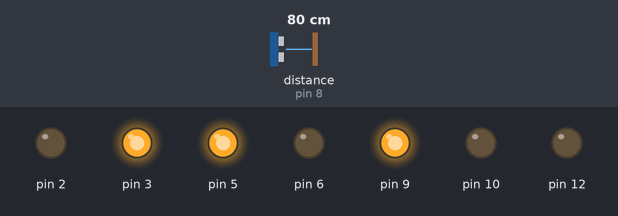
The sketch below on a simulated Arduino Uno, built with avr-gcc and run on an emulated ATmega328P. Parts: output pins drawn as LEDs (lit = HIGH). Inputs (shaded band) come from the test bench; at power-on: distance to the obstacle (sensor on pin 8) 80 cm. The echo pulse lasts 58.3 µs per cm; pins used as bus, display or sensor lines are not drawn.

Above: at 1.2 s.
1.3 s: distance to the obstacle (sensor on pin 8) set to 18 cm
2.8 s: distance to the obstacle (sensor on pin 8) set to 13 cm
At 4.3 s:
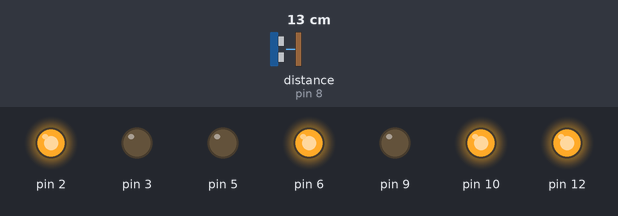
8.3 s: distance to the obstacle (sensor on pin 8) set to 35 cm
At 9.3 s:
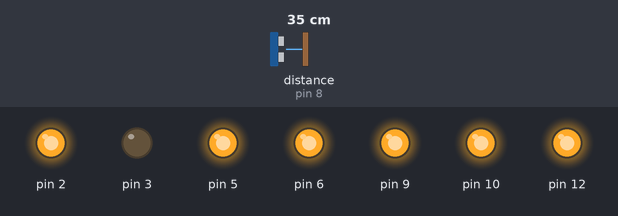
11.3 s: distance to the obstacle (sensor on pin 8) set to 2 cm
At 13.2 s:
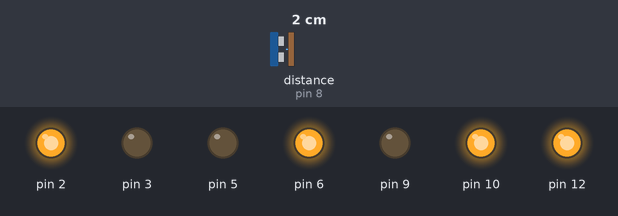
Timing chart, 0 to 14.8 s (numbered marks = the images above; inputs shaded):
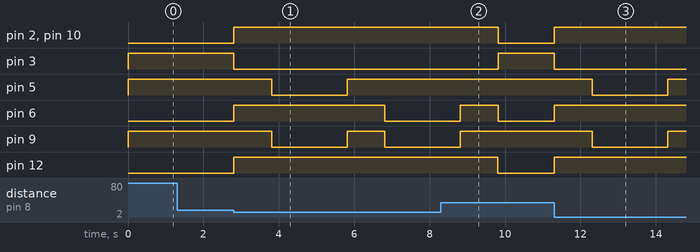

The sketch:

sketch_jan22a.ino
```cpp
float mesafe;
int zaman;

void setup()
{
  pinMode(2,OUTPUT);
  pinMode(3,OUTPUT);
  pinMode(5,OUTPUT);
  pinMode(6,OUTPUT);
  pinMode(7,OUTPUT);
  pinMode(8,INPUT);
  pinMode(9,OUTPUT);
  pinMode(10,OUTPUT);
  pinMode(12,OUTPUT);
}

void loop()
{
  digitalWrite(7,0);
  delayMicroseconds(2);
  digitalWrite(7,1);
  delayMicroseconds(10);
  digitalWrite(7,0);
  zaman=pulseIn(8,1);
  mesafe=(zaman*0.034)/2;
  delay(1);

  digitalWrite(5,1);
  digitalWrite(6,0);
  digitalWrite(9,1);
  digitalWrite(10,0);

  digitalWrite(2,0);
  digitalWrite(3,1);

  delay(1);

  if(mesafe<=15)
  {

    digitalWrite(2,1);
    digitalWrite(3,0);

    digitalWrite(12,1);

    delay(1);

    digitalWrite(5,1);
    digitalWrite(6,1);
    digitalWrite(9,1);
    digitalWrite(10,1);
    delay(1000);

    digitalWrite(5,0);
    digitalWrite(6,1);
    digitalWrite(9,0);
    digitalWrite(10,1);
    delay(2000);

    digitalWrite(5,1);
    digitalWrite(6,1);
    digitalWrite(9,1);
    digitalWrite(10,1);
    delay(1000);

    digitalWrite(5,1);
    digitalWrite(6,0);
    digitalWrite(9,0);
    digitalWrite(10,1);
    delay(2000);

    digitalWrite(5,1);
    digitalWrite(6,1);
    digitalWrite(9,1);
    digitalWrite(10,1);
    delay(1000);

  }

  digitalWrite(12,0);
  delay(10);

}

  
```

Measured:
- the behaviour switches between 16 and 15 cm on distance to the obstacle (sensor on pin 8) (found by bisection; images 0 and 1)
- after the input at 1.3 s, every drawn part: stays the same
- after the input at 2.8 s, pin 2, pin 10, pin 12: LOW → HIGH at once; pin 3: HIGH → LOW at once; pin 5: HIGH → LOW after 1.0 s, → HIGH 2.0 s later; pin 6: LOW → HIGH at once, → LOW 4.0 s later; pin 9: HIGH → LOW after 1.0 s, → HIGH 2.0 s later, → LOW 1.0 s later
- after the input at 8.3 s, pin 2, pin 10: HIGH → LOW after 1.5 s; pin 3: LOW → HIGH after 1.5 s; pin 5: stays HIGH (without the input it goes to LOW after 2.5 s); pin 9: goes on until 8.8 s, then stays HIGH; pin 12: goes on until 9.8 s, then stays LOW
- after the input at 11.3 s, pin 2, pin 6, pin 10, pin 12: LOW → HIGH at once; pin 3: HIGH → LOW at once; pin 5, pin 9: HIGH → LOW after 1.0 s, → HIGH 2.0 s later
